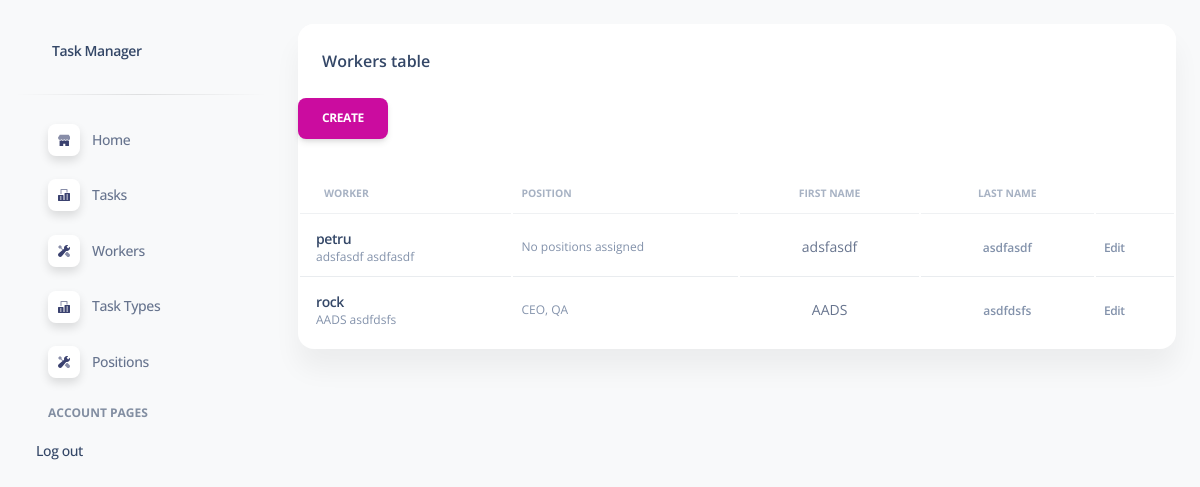
/workers/ (signed in), run on the app's committed database.
### task_manager/models.py (models this page shows, shortened)
class Worker(AbstractUser):
    position = models.ManyToManyField(Position)
    groups = models.ManyToManyField(
        Group,
        related_name="worker_set",  # Custom related_name for groups
        blank=True
    )
    user_permissions = models.ManyToManyField(
        Permission,
        related_name="worker_user_set",  # Custom related_name for user_permissions
        blank=True
    )
    class Meta:
        verbose_name = "worker"
        verbose_name_plural = "workers"

class Position(models.Model):
    name = models.CharField(max_length=255)

### task_manager/views.py (the view)
# urls.py: path("workers/", WorkerListView.as_view(), name="worker-list"),
class WorkerListView(LoginRequiredMixin, generic.ListView):
    model = Worker
    template_name = "task_manager/worker_list.html"
    paginate_by = 5
    def get_context_data(self, *, object_list=None, **kwargs):
        context = super().get_context_data(**kwargs)
        username = self.request.GET.get("username", "")
        context["search_form"] = WorkerSearchForm(
            initial={"username": username}
        )
        return context
    def get_queryset(self):
        form = WorkerSearchForm(self.request.GET)
        queryset = Worker.objects.all()
        if form.is_valid():
            return queryset.filter(username__icontains=form.cleaned_data["username"])
        return queryset

### task_manager/context_processors.py (called while the page is built)
def cfg_assets_root(request):
    return { 'ASSETS_ROOT' : settings.ASSETS_ROOT }

### templates/task_manager/worker_list.html (shortened to what this page needs)
{% extends 'layouts/base.html' %}
{% block content %}
    <div class="container-fluid py-4">
      <div class="row">
        <div class="col-12">
          <div class="card mb-4">
            <div class="card-header pb-0">
              <h6>Workers table</h6>
            </div>
            <div class="col-3 py-3 ps-0">
                <a href="{% url 'task_manager:worker-create' %}" class="btn btn-primary link-to-page">
                  Create
                </a>
            </div>
            <div class="card-body px-0 pt-0 pb-2">
              <div class="table-responsive p-0">
                <table class="table align-items-center mb-0">
                  <thead>
                    <tr>
                      <th class="text-uppercase text-secondary text-xxs font-weight-bolder opacity-7">Worker</th>
                      <th class="text-uppercase text-secondary text-xxs font-weight-bolder opacity-7 ps-2">Position</th>
                      <th class="text-center text-uppercase text-secondary text-xxs font-weight-bolder opacity-7">First Name</th>
                      <th class="text-center text-uppercase text-secondary text-xxs font-weight-bolder opacity-7">Last Name</th>
                      <th class="text-secondary opacity-7"></th>
                    </tr>
                  </thead>
                  <tbody>
                    {% if worker_list %}
                      {% for worker in worker_list %}
                        <tr>
                          <td>
                            <div class="d-flex px-2 py-1">
                              <div class="d-flex flex-column justify-content-center">
                                <h6 class="mb-0 text-sm">
                                  <a href="{% url 'task_manager:worker-detail' pk=worker.id %}">
                                    {{ worker.username }}
                                  </a>
                                </h6>
                                <p class="text-xs text-secondary mb-0">{{ worker.first_name }} {{ worker.last_name }}</p>
                              </div>
                            </div>
                          </td>
                          <td>
                            <p class="text-xs text-secondary mb-0">
                              {% for position in worker.position.all %}
                                {{ position.name }}{% if not forloop.last %}, {% endif %}
                              {% empty %}
                                No positions assigned
                              {% endfor %}
                            </p>
                          </td>
                          <td class="align-middle text-center text-sm">{{ worker.first_name }}</td>
                          <td class="align-middle text-center">
                            <span class="text-secondary text-xs font-weight-bold">{{ worker.last_name }}</span>
                          </td>
                          <td class="align-middle">
                            <a href="{% url 'task_manager:worker-update' pk=worker.id %}" class="text-secondary font-weight-bold text-xs" data-toggle="tooltip" data-original-title="Edit worker">
                              Edit
                            </a>
                          </td>
                        </tr>
                      {% endfor %}
                    {% else %}
                      <tr>
                        <td colspan="5" class="text-center">
                          <p class="text-secondary text-sm mb-0">There are no workers available.</p>
                        </td>
                      </tr>
                    {% endif %}
                  </tbody>
                </table>
              </div>
            </div>
          </div>
        </div>
      </div>
      </div>
{% endblock content %}

### task_manager/static/assets/css/dark-theme-core.css (style rules this page uses)
body { transition: background-color 200ms ease-in; }

### data on the page
Worker: username "petru", first_name "adsfasdf", last_name "asdfasdf"
Worker: username "rock", first_name "AADS", last_name "asdfdsfs"
Position: name "CEO"
Position: name "QA"
